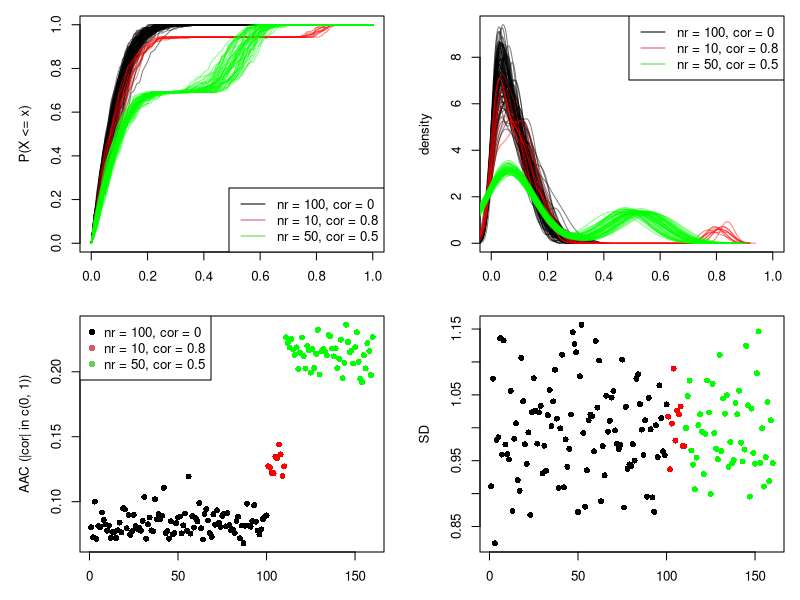
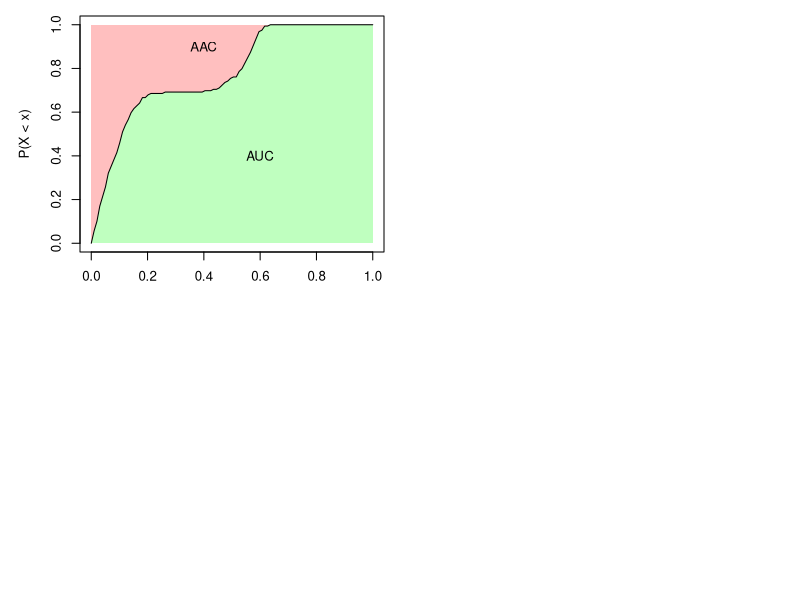

The R source for these figures, in order: (Note: this script raises an error after producing the figures.)

set.seed(12345)
library(matrixStats)

nr1 = 100
mat1 = matrix(rnorm(100*nr1), nrow = nr1)

nr2 = 10
library(mvtnorm)
sigma = matrix(0.8, nrow = nr2, ncol = nr2); diag(sigma) = 1
mat2 = t(rmvnorm(100, mean = rep(0, nr2), sigma = sigma))

nr3 = 50
library(mvtnorm)
sigma = matrix(0.5, nrow = nr3, ncol = nr3); diag(sigma) = 1
mat3 = t(rmvnorm(100, mean = rep(0, nr3), sigma = sigma))


mat = t(rbind(mat1, mat2, mat3))

par(mfrow = c(2, 2))
par(mar = c(3, 5, 1, 1), cex = 0.8)
v = NULL
min_cor = 0
plot(NULL, xlim = c(0, 1), ylim = c(0, 1), ylab = "P(X <= x)", xlab = "")
for(i in 1:ncol(mat)) {
    cor_v <- abs(cor(mat[, i, drop = FALSE], mat[, -i, drop = FALSE]))
    cor_v = sort(cor_v)
    f = ecdf(cor_v)
    # cor_v = c(0, cor_v, 1)
    # n2 = length(cor_v)
    # v[i] = sum((cor_v[2:n2] - cor_v[1:(n2-1)])*f(cor_v[-n2]))
    cor_v = seq(min_cor, 1, length = 100)
    n2 = length(cor_v)
    v[i] = sum((cor_v[2:n2] - cor_v[1:(n2-1)])*f(cor_v[-n2]))
    x = seq(0, 1, length = 100)
    lines(x, f(x), col = ifelse(i <= nr1, "#00000080", ifelse(i <= nr1+nr2, "#FF000080", "#00FF0080")))
}
# abline(v = 0.2, lty = 2, col = "grey")
legend("bottomright", lty = 1, col = 1:3, legend = c("nr = 100, cor = 0", "nr = 10, cor = 0.8", "nr = 50, cor = 0.5"))
v = (1 - min_cor) - v

dx_list = NULL
dy_list = NULL
for(i in 1:ncol(mat)) {
    cor_v <- abs(cor(mat[, i, drop = FALSE], mat[, -i, drop = FALSE]))
    d = density(cor_v)
    dx_list = c(dx_list, list(d$x))
    dy_list = c(dy_list, list(d$y))
}
max_y = max(unlist(dy_list))
plot(NULL, xlim = c(0, 1), ylim = c(0, max_y), ylab = "density", xlab = "")
for(i in seq_along(dx_list)) {
	lines(dx_list[[i]], dy_list[[i]], col = ifelse(i <= nr1, "#00000080", ifelse(i <= nr1+nr2, "#FF000080", "#00FF0080")))
}
legend("topright", lty = 1, col = 1:3, legend = c("nr = 100, cor = 0", "nr = 10, cor = 0.8", "nr = 50, cor = 0.5"))


plot(v, pch = 16, xlab = "", ylab = "AAC (|cor| in c(0, 1))", col = ifelse(seq_along(v) <= nr1, "#000000", ifelse(seq_along(v) <= nr1+nr2, "#FF0000", "#00FF00")))
legend("topleft", pch = 16, col = 1:3, legend = c("nr = 100, cor = 0", "nr = 10, cor = 0.8", "nr = 50, cor = 0.5"))


plot(colSds(mat), pch = 16, xlab = "", ylab = "SD", col = ifelse(seq_along(v) <= nr1, "#000000", ifelse(seq_along(v) <= nr1+nr2, "#FF0000", "#00FF00")))



cor_v <- abs(cor(mat[, 160, drop = FALSE], mat[, -160, drop = FALSE]))
cor_v = sort(cor_v)
f = ecdf(cor_v)
x = seq(0, 1, length = 100)
y = f(x)

plot(NULL, xlim = c(0, 1), ylim = c(0, 1), xlab = "x", ylab = "P(X < x)")
x2 = seq(0, 1, length = 100)
polygon(c(x2, rev(x2)), c(f(x2), rep(1, length(x2))), col = "#FF000040", border = NA)
polygon(c(x2, rev(x2)), c(f(x2), rep(0, length(x2))), col = "#00FF0040", border = NA)
lines(x, y)
text(0.4, 0.9, "AAC")
text(0.6, 0.4, "AUC")

par(mfrow = c(1, 2))
res = get_single_run(res_list, "AAC", "kmeans")
m = get_consensus(res, k = 3)
f = ecdf(m)
plot(x, f(x), type = "l", xlim = c(0, 1), ylim = c(0, 1), xlab = "x", ylab = "P(X > x)")
for(i in 1:20) {
    x1 = runif(1, min = 0, max = 0.3)
    x2 = runif(1, min = 0.7, max = 1)
    x0 = seq(x1, x2, length = 100)
    polygon(c(x1, x2, rev(x0)), c(f(x1), f(x1), f(rev(x0))), col = "#FF000010", border = NA)
}
title("high PAC")

res = get_single_run(res_list, "AAC", "skmeans")
m = get_consensus(res, k = 3)
f = ecdf(m)
plot(x, f(x), type = "l", xlim = c(0, 1), ylim = c(0, 1), xlab = "x", ylab = "P(X > x)")
for(i in 1:20) {
    x1 = runif(1, min = 0, max = 0.3)
    x2 = runif(1, min = 0.7, max = 1)
    x0 = seq(x1, x2, length = 100)
    polygon(c(x1, x2, rev(x0)), c(f(x1), f(x1), f(rev(x0))), col = "#FF000010", border = NA)
}
title("low PAC")
